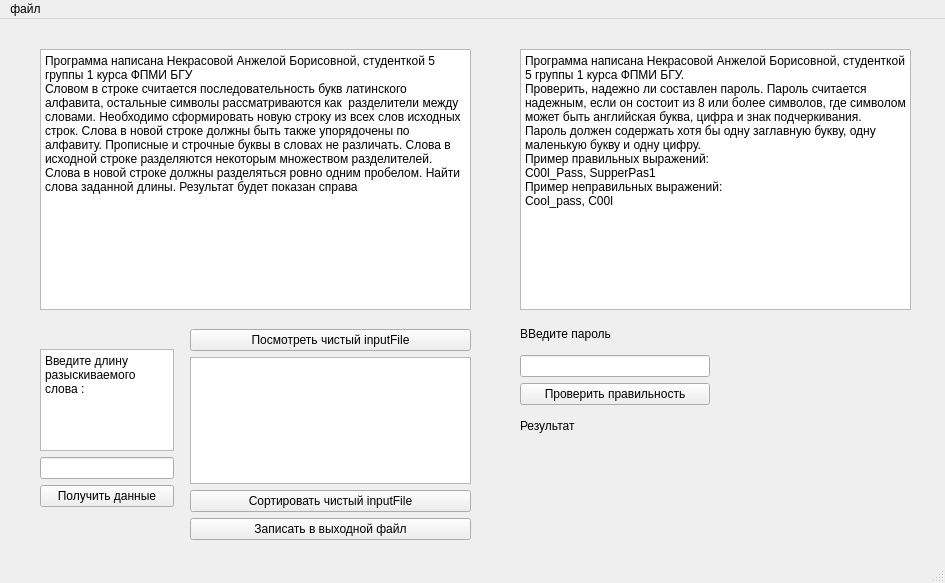
<?xml version="1.0" encoding="UTF-8"?>
<ui version="4.0">
 <class>MainWindow</class>
 <widget class="QMainWindow" name="MainWindow">
  <property name="geometry">
   <rect>
    <x>0</x>
    <y>0</y>
    <width>945</width>
    <height>583</height>
   </rect>
  </property>
  <property name="windowTitle">
   <string>MainWindow</string>
  </property>
  <widget class="QWidget" name="centralwidget">
   <widget class="QTextBrowser" name="textBrowser">
    <property name="geometry">
     <rect>
      <x>40</x>
      <y>30</y>
      <width>431</width>
      <height>261</height>
     </rect>
    </property>
    <property name="html">
     <string>&lt;!DOCTYPE HTML PUBLIC &quot;-//W3C//DTD HTML 4.0//EN&quot; &quot;http://www.w3.org/TR/REC-html40/strict.dtd&quot;&gt;
&lt;html&gt;&lt;head&gt;&lt;meta name=&quot;qrichtext&quot; content=&quot;1&quot; /&gt;&lt;meta charset=&quot;utf-8&quot; /&gt;&lt;style type=&quot;text/css&quot;&gt;
p, li { white-space: pre-wrap; }
hr { height: 1px; border-width: 0; }
li.unchecked::marker { content: &quot;\2610&quot;; }
li.checked::marker { content: &quot;\2612&quot;; }
&lt;/style&gt;&lt;/head&gt;&lt;body style=&quot; font-family:'Segoe UI'; font-size:9pt; font-weight:400; font-style:normal;&quot;&gt;
&lt;p style=&quot; margin-top:0px; margin-bottom:0px; margin-left:0px; margin-right:0px; -qt-block-indent:0; text-indent:0px;&quot;&gt;Программа написана Некрасовой Анжелой Борисовной, студенткой 5 группы 1 курса ФПМИ БГУ&lt;/p&gt;
&lt;p style=&quot; margin-top:0px; margin-bottom:0px; margin-left:0px; margin-right:0px; -qt-block-indent:0; text-indent:0px;&quot;&gt;Словом в строке считается последовательность букв латинского алфавита, остальные символы рассматриваются как  разделители между словами. Необходимо сформировать новую строку из всех слов исходных строк. Слова в новой строке должны быть также упорядочены по алфавиту. Прописные и строчные буквы в словах не различать. Слова в исходной строке разделяются некоторым множеством разделителей. Слова в новой строке должны разделяться ровно одним пробелом. Найти слова заданной длины. Результат будет показан справа&lt;/p&gt;&lt;/body&gt;&lt;/html&gt;</string>
    </property>
   </widget>
   <widget class="QWidget" name="verticalLayoutWidget">
    <property name="geometry">
     <rect>
      <x>190</x>
      <y>310</y>
      <width>281</width>
      <height>211</height>
     </rect>
    </property>
    <layout class="QVBoxLayout" name="verticalLayout">
     <item>
      <widget class="QPushButton" name="pushButton">
       <property name="text">
        <string>Посмотреть чистый inputFile</string>
       </property>
      </widget>
     </item>
     <item>
      <widget class="QTextBrowser" name="textBrowser_2"/>
     </item>
     <item>
      <widget class="QPushButton" name="pushButton_3">
       <property name="text">
        <string>Сортировать чистый inputFile</string>
       </property>
      </widget>
     </item>
     <item>
      <widget class="QPushButton" name="pushButton_4">
       <property name="text">
        <string>Записать в выходной файл</string>
       </property>
      </widget>
     </item>
    </layout>
   </widget>
   <widget class="QWidget" name="verticalLayoutWidget_2">
    <property name="geometry">
     <rect>
      <x>40</x>
      <y>330</y>
      <width>134</width>
      <height>158</height>
     </rect>
    </property>
    <layout class="QVBoxLayout" name="verticalLayout_2">
     <item>
      <widget class="QTextBrowser" name="textBrowser_3">
       <property name="html">
        <string>&lt;!DOCTYPE HTML PUBLIC &quot;-//W3C//DTD HTML 4.0//EN&quot; &quot;http://www.w3.org/TR/REC-html40/strict.dtd&quot;&gt;
&lt;html&gt;&lt;head&gt;&lt;meta name=&quot;qrichtext&quot; content=&quot;1&quot; /&gt;&lt;meta charset=&quot;utf-8&quot; /&gt;&lt;style type=&quot;text/css&quot;&gt;
p, li { white-space: pre-wrap; }
hr { height: 1px; border-width: 0; }
li.unchecked::marker { content: &quot;\2610&quot;; }
li.checked::marker { content: &quot;\2612&quot;; }
&lt;/style&gt;&lt;/head&gt;&lt;body style=&quot; font-family:'Segoe UI'; font-size:9pt; font-weight:400; font-style:normal;&quot;&gt;
&lt;p style=&quot; margin-top:0px; margin-bottom:0px; margin-left:0px; margin-right:0px; -qt-block-indent:0; text-indent:0px;&quot;&gt;Введите длину разыскиваемого слова :&lt;/p&gt;&lt;/body&gt;&lt;/html&gt;</string>
       </property>
      </widget>
     </item>
     <item>
      <widget class="QLineEdit" name="lineEdit"/>
     </item>
     <item>
      <widget class="QPushButton" name="pushButton_2">
       <property name="text">
        <string>Получить данные</string>
       </property>
      </widget>
     </item>
    </layout>
   </widget>
   <widget class="QTextBrowser" name="textBrowser_4">
    <property name="geometry">
     <rect>
      <x>520</x>
      <y>30</y>
      <width>391</width>
      <height>261</height>
     </rect>
    </property>
    <property name="html">
     <string>&lt;!DOCTYPE HTML PUBLIC &quot;-//W3C//DTD HTML 4.0//EN&quot; &quot;http://www.w3.org/TR/REC-html40/strict.dtd&quot;&gt;
&lt;html&gt;&lt;head&gt;&lt;meta name=&quot;qrichtext&quot; content=&quot;1&quot; /&gt;&lt;meta charset=&quot;utf-8&quot; /&gt;&lt;style type=&quot;text/css&quot;&gt;
p, li { white-space: pre-wrap; }
hr { height: 1px; border-width: 0; }
li.unchecked::marker { content: &quot;\2610&quot;; }
li.checked::marker { content: &quot;\2612&quot;; }
&lt;/style&gt;&lt;/head&gt;&lt;body style=&quot; font-family:'Segoe UI'; font-size:9pt; font-weight:400; font-style:normal;&quot;&gt;
&lt;p style=&quot; margin-top:0px; margin-bottom:0px; margin-left:0px; margin-right:0px; -qt-block-indent:0; text-indent:0px;&quot;&gt;Программа написана Некрасовой Анжелой Борисовной, студенткой 5 группы 1 курса ФПМИ БГУ.&lt;/p&gt;
&lt;p style=&quot; margin-top:0px; margin-bottom:0px; margin-left:0px; margin-right:0px; -qt-block-indent:0; text-indent:0px;&quot;&gt;Проверить, надежно ли составлен пароль. Пароль считается надежным, если он состоит из 8 или более символов, где символом может быть английская буква, цифра и знак подчеркивания. Пароль должен содержать хотя бы одну заглавную букву, одну маленькую букву и одну цифру.&lt;/p&gt;
&lt;p style=&quot; margin-top:0px; margin-bottom:0px; margin-left:0px; margin-right:0px; -qt-block-indent:0; text-indent:0px;&quot;&gt;Пример правильных выражений:&lt;/p&gt;
&lt;p style=&quot; margin-top:0px; margin-bottom:0px; margin-left:0px; margin-right:0px; -qt-block-indent:0; text-indent:0px;&quot;&gt;C00l_Pass, SupperPas1&lt;/p&gt;
&lt;p style=&quot; margin-top:0px; margin-bottom:0px; margin-left:0px; margin-right:0px; -qt-block-indent:0; text-indent:0px;&quot;&gt;Пример неправильных выражений:&lt;/p&gt;
&lt;p style=&quot; margin-top:0px; margin-bottom:0px; margin-left:0px; margin-right:0px; -qt-block-indent:0; text-indent:0px;&quot;&gt;Cool_pass, C00l&lt;/p&gt;&lt;/body&gt;&lt;/html&gt;</string>
    </property>
   </widget>
   <widget class="QWidget" name="verticalLayoutWidget_3">
    <property name="geometry">
     <rect>
      <x>520</x>
      <y>300</y>
      <width>190</width>
      <height>121</height>
     </rect>
    </property>
    <layout class="QVBoxLayout" name="verticalLayout_3">
     <item>
      <widget class="QLabel" name="label">
       <property name="text">
        <string>ВВедите пароль</string>
       </property>
      </widget>
     </item>
     <item>
      <widget class="QLineEdit" name="lineEdit_2"/>
     </item>
     <item>
      <widget class="QPushButton" name="pushButton_5">
       <property name="text">
        <string>Проверить правильность</string>
       </property>
      </widget>
     </item>
     <item>
      <widget class="QLabel" name="label_2">
       <property name="layoutDirection">
        <enum>Qt::LayoutDirection::RightToLeft</enum>
       </property>
       <property name="text">
        <string>Результат</string>
       </property>
      </widget>
     </item>
    </layout>
   </widget>
  </widget>
  <widget class="QMenuBar" name="menubar">
   <property name="geometry">
    <rect>
     <x>0</x>
     <y>0</y>
     <width>945</width>
     <height>25</height>
    </rect>
   </property>
   <widget class="QMenu" name="menu">
    <property name="title">
     <string>файл</string>
    </property>
    <addaction name="action_inputFile"/>
    <addaction name="action_inputFile_2"/>
    <addaction name="action"/>
   </widget>
   <addaction name="menu"/>
  </widget>
  <widget class="QStatusBar" name="statusbar"/>
  <action name="action_inputFile">
   <property name="icon">
    <iconset resource="resourse.qrc">
     <normaloff>:/rec/img/watch.jpg</normaloff>:/rec/img/watch.jpg</iconset>
   </property>
   <property name="text">
    <string>посмотреть чистый inputFile</string>
   </property>
  </action>
  <action name="action_inputFile_2">
   <property name="icon">
    <iconset resource="resourse.qrc">
     <normaloff>:/rec/img/sort.jpg</normaloff>:/rec/img/sort.jpg</iconset>
   </property>
   <property name="text">
    <string>сортировать чистый inputFile</string>
   </property>
  </action>
  <action name="action">
   <property name="icon">
    <iconset resource="resourse.qrc">
     <normaloff>:/rec/img/write.jpg</normaloff>:/rec/img/write.jpg</iconset>
   </property>
   <property name="text">
    <string>записать в выходной файл</string>
   </property>
  </action>
 </widget>
 <resources>
  <include location="resourse.qrc"/>
 </resources>
 <connections/>
</ui>
